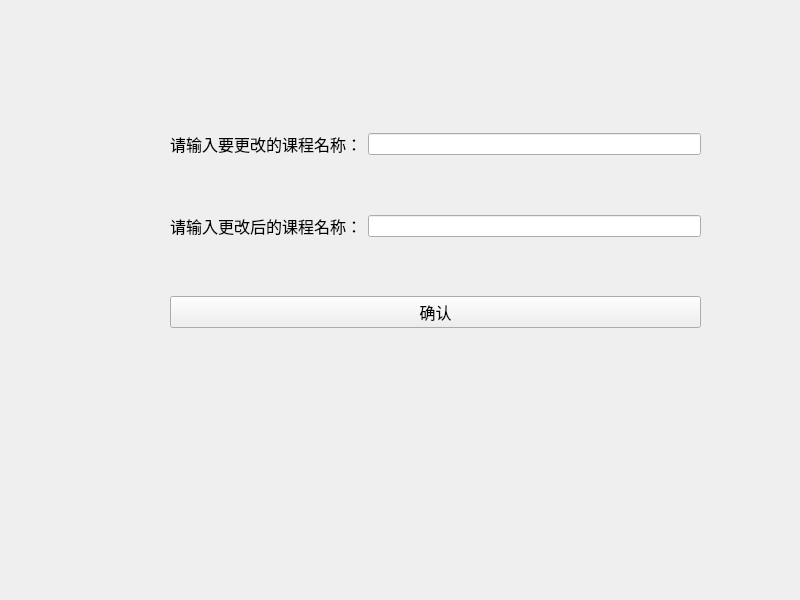
<?xml version="1.0" encoding="UTF-8"?>
<ui version="4.0">
 <class>UpDate</class>
 <widget class="QWidget" name="UpDate">
  <property name="geometry">
   <rect>
    <x>0</x>
    <y>0</y>
    <width>800</width>
    <height>600</height>
   </rect>
  </property>
  <property name="windowTitle">
   <string>Form</string>
  </property>
  <widget class="QWidget" name="">
   <property name="geometry">
    <rect>
     <x>170</x>
     <y>80</y>
     <width>531</width>
     <height>301</height>
    </rect>
   </property>
   <layout class="QVBoxLayout" name="verticalLayout">
    <item>
     <layout class="QHBoxLayout" name="horizontalLayout">
      <item>
       <widget class="QLabel" name="label">
        <property name="font">
         <font>
          <pointsize>12</pointsize>
         </font>
        </property>
        <property name="text">
         <string>请输入要更改的课程名称：</string>
        </property>
       </widget>
      </item>
      <item>
       <widget class="QLineEdit" name="pre_edit"/>
      </item>
     </layout>
    </item>
    <item>
     <layout class="QHBoxLayout" name="horizontalLayout_2">
      <item>
       <widget class="QLabel" name="label_2">
        <property name="font">
         <font>
          <pointsize>12</pointsize>
         </font>
        </property>
        <property name="text">
         <string>请输入更改后的课程名称：</string>
        </property>
       </widget>
      </item>
      <item>
       <widget class="QLineEdit" name="after_edit"/>
      </item>
     </layout>
    </item>
    <item>
     <widget class="QPushButton" name="submit_button">
      <property name="font">
       <font>
        <pointsize>12</pointsize>
       </font>
      </property>
      <property name="text">
       <string>确认</string>
      </property>
     </widget>
    </item>
   </layout>
  </widget>
 </widget>
 <resources/>
 <connections/>
</ui>
